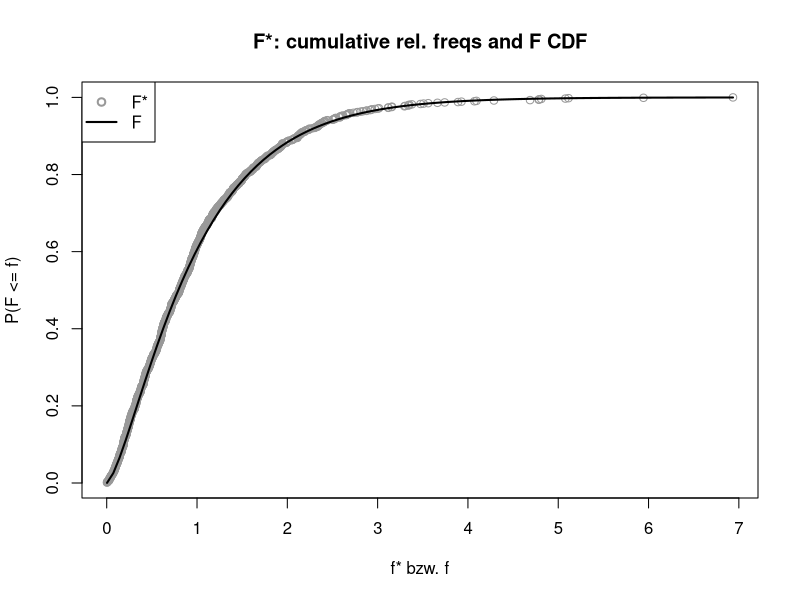

Recreate this plot in R.
## ---- chunk 1
wants <- c("boot")
has   <- wants %in% rownames(installed.packages())
if(any(!has)) install.packages(wants[!has])
## ---- chunk 2
set.seed(123)
N  <- 100
X1 <- rnorm(N, 175, 7)
X2 <- rnorm(N,  30, 8)
X3 <- abs(rnorm(N, 60, 30))
Y  <- 0.5*X1 - 0.3*X2 - 0.4*X3 + 10 + rnorm(N, 0, 3)
dfRegr <- data.frame(X1, X2, X3, Y)
## ---- chunk 3
(fit <- lm(Y ~ X1 + X2 + X3, data=dfRegr))
sqrt(diag(vcov(fit)))
confint(fit)
## ---- chunk 4
getRegr <- function(dat, idx) {
    bsFit <- lm(Y ~ X1 + X2 + X3, subset=idx, data=dat)
    coef(bsFit)
}
## ---- chunk 5
library(boot)
nR <- 999
(bsRegr <- boot(dfRegr, statistic=getRegr, R=nR))
## ---- chunk 6
boot.ci(bsRegr, conf=0.95, type="bca", index=1)$bca
boot.ci(bsRegr, conf=0.95, type="bca", index=2)$bca
boot.ci(bsRegr, conf=0.95, type="bca", index=3)$bca
boot.ci(bsRegr, conf=0.95, type="bca", index=4)$bca
## ---- chunk 7
P     <- 4
Nj    <- c(41, 37, 42, 40)
muJ   <- rep(c(-1, 0, 1, 2), Nj)
dfCRp <- data.frame(IV=factor(rep(LETTERS[1:P], Nj)),
                    DV=rnorm(sum(Nj), muJ, 6))
## ---- chunk 8
anBase <- anova(lm(DV ~ IV, data=dfCRp))
Fbase  <- anBase["IV", "F value"]
(pBase <- anBase["IV", "Pr(>F)"])
## ---- chunk 9
fit0 <- lm(DV ~ 1, data=dfCRp)        ## fit 0-model
E    <- residuals(fit0)               ## residuals
Er   <- E / sqrt(1-hatvalues(fit0))   ## rescaled residuals
Yhat <- fitted(fit0)                  ## prediction

getAnova <- function(dat, idx) {
    Ystar <- Yhat + Er[idx]
    anBS  <- anova(lm(Ystar ~ IV, data=dat))
    anBS["IV", "F value"]
}

library(boot)
nR       <- 999
(bsAnova <- boot(dfCRp, statistic=getAnova, R=nR))
Fstar    <- bsAnova$t
(pValBS  <- (sum(Fstar >= Fbase) + 1) / (length(Fstar) + 1))
## ---- chunk 10
plot(Fstar, ecdf(Fstar)(Fstar), col="gray60", pch=1, xlab="f* bzw. f",
     ylab="P(F <= f)", main="F*: cumulative rel. freqs and F CDF")
curve(pf(x, P-1, sum(Nj) - P), lwd=2, add=TRUE)
legend(x="topleft", lty=c(NA, 1), pch=c(1, NA), lwd=c(2, 2),
       col=c("gray60", "black"), legend=c("F*", "F"))
## ---- chunk 11
getAnovaWild <- function(dat, idx) {
    n  <- length(idx)                     ## size of replication
    ## 1st choice for random variate U: Rademacher-variables
    Ur <- sample(c(-1, 1), size=n, replace=TRUE, prob=c(0.5, 0.5))

    ## 2nd option for choosing random variate U
    Uf <- sample(c(-(sqrt(5) - 1)/2, (sqrt(5) + 1)/2), size=n, replace=TRUE,
                 prob=c((sqrt(5) + 1)/(2*sqrt(5)), (sqrt(5) - 1)/(2*sqrt(5))))

    Ystar <- Yhat + (Er*Ur)[idx]          ## for E* with Rademacher-variables
    # Ystar <- Yhat + (Er*Uf)[idx]        ## for E* with 2nd option
    anBS  <- anova(lm(Ystar ~ IV, data=dat))
    anBS["IV", "F value"]
}
## ---- chunk 12
library(boot)
nR       <- 999
bsAnovaW <- boot(dfCRp, statistic=getAnovaWild, R=nR)
FstarW   <- bsAnovaW$t
(pValBSw <- (sum(FstarW >= Fbase) + 1) / (length(FstarW) + 1))
## ---- chunk 13
try(detach(package:boot))
